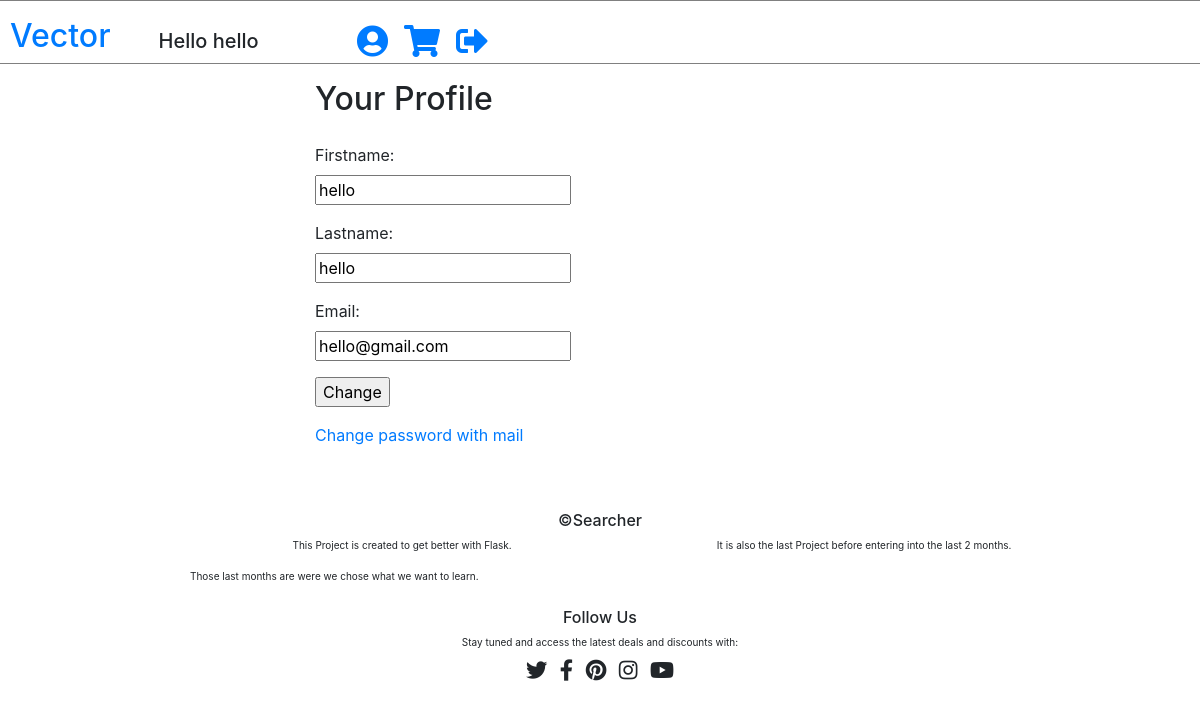
The page /change_profile (signed in) on the database its author committed.
### app.py (models this page shows, shortened)
class users(db.Model):
    _id = db.Column('id', db.Integer, primary_key = True)
    firstname = db.Column(db.String(100))
    lastname = db.Column(db.String(100))
    email = db.Column(db.String(100))
    password = db.Column(db.String(100))
    status = db.Column(db.String(100), default = 'guest')

### app.py (the view, shortened to what this page needs)
@app.route('/change_profile')
def change_profile():
    if 'firstname' in session:
        user = users.query.filter_by(firstname = session['firstname'], lastname = session['lastname']).first()
        firstname = user.firstname
        lastname = user.lastname
        email = user.email
        password = user.password
        if session['status'] == 'guest':
            return render_template('change_profile.html', firstname = firstname, lastname = lastname, email = email, navbarname = f"Hello {session['firstname']}")
        if session['status'] == 'admin':
            return render_template('change_profile.html', firstname = firstname, lastname = lastname, email = email, navbarname = f"Hello {session['firstname']}", users = users.query.filter_by(status = 'guest').all())

### templates/change_profile.html (shortened to what this page needs)
{% extends 'base.html' %}
{% block content %}
<div class="container">
    <div class="row">
        <div class="col-xs-4 my-3 offset-3">
            <h2>Your Profile</h2>
        </div>
    </div>
    <form action="/change_profile_processing" method="POST">
        <div class="row">
            <div class="col-xs-6 mb-3 offset-3">
                <label for="firstname">Firstname:  </label>
                <input type="text" name="firstname" value="{{ firstname }}">
            </div>
        </div>
        <div class="row">
            <div class="col-xs-6 mb-3 offset-3">
                <label for="lastname">Lastname:</label>
                <input type="text" name="lastname" value="{{ lastname }}">
            </div>
        </div>
        <div class="row">
            <div class="col-xs-6 mb-3 offset-3">
                <label for="email">Email:</label>
                <input type="text" name="email" value="{{ email }}">
            </div>
        </div>
        <div class="row">
            <div class="col-xs-6 mb-3 offset-3">
                <input type="submit" value="Change">
            </div>
        </div>
        <div class="row mb-5">
            <div class="col-xs-6 mb-3 offset-3">
                <a href="/email_processing">Change password with mail</a>
            </div>
        </div>
    </form>
</div>
{% endblock %}

### static/style/style.css (style rules this page uses)
input, label { display: block; }

### rows shown on the page
users: firstname "hello", lastname "hello", email "hello@gmail.com"

### other values the page prints
{{ navbarname }} "Hello hello"
